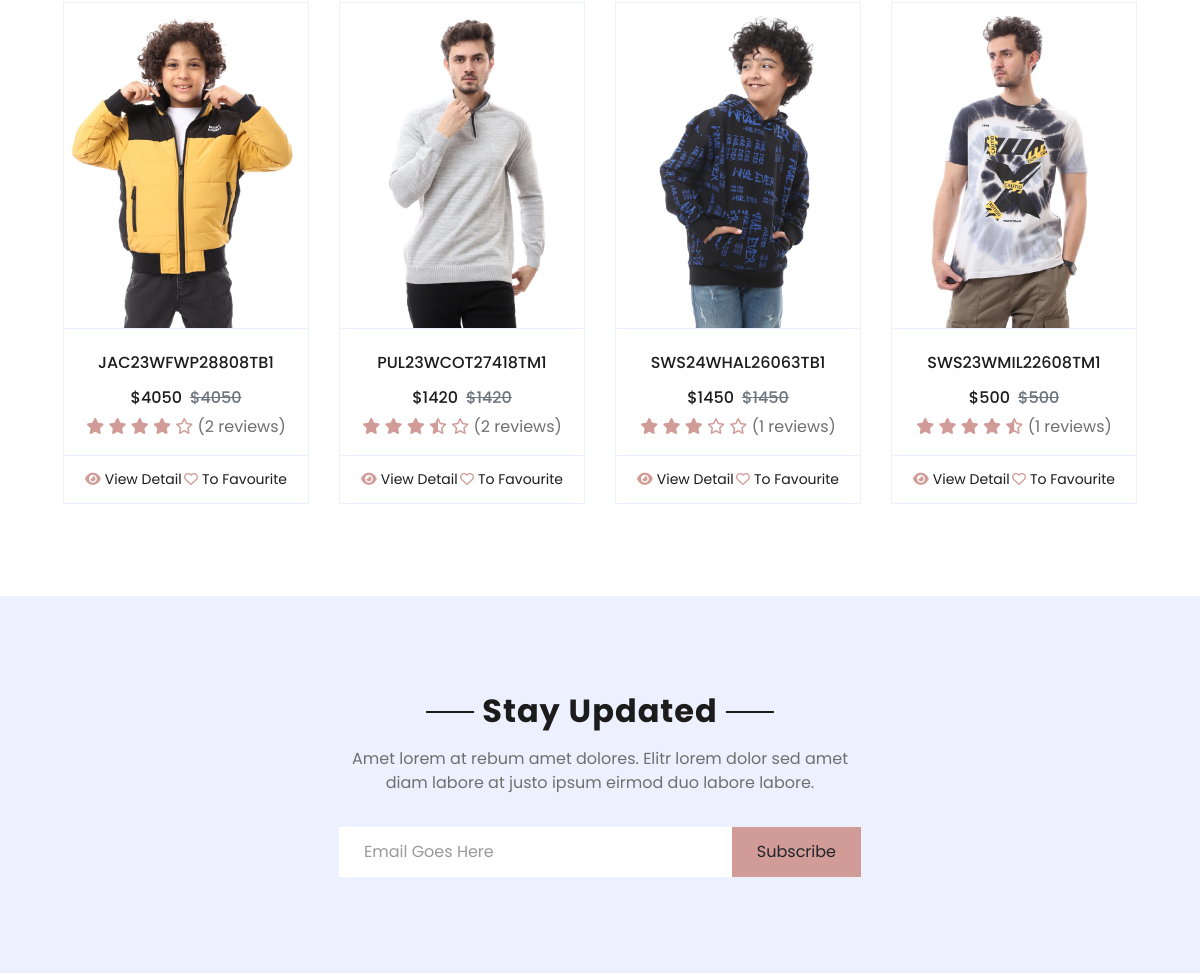
Before: / (middle part) with the older database file.
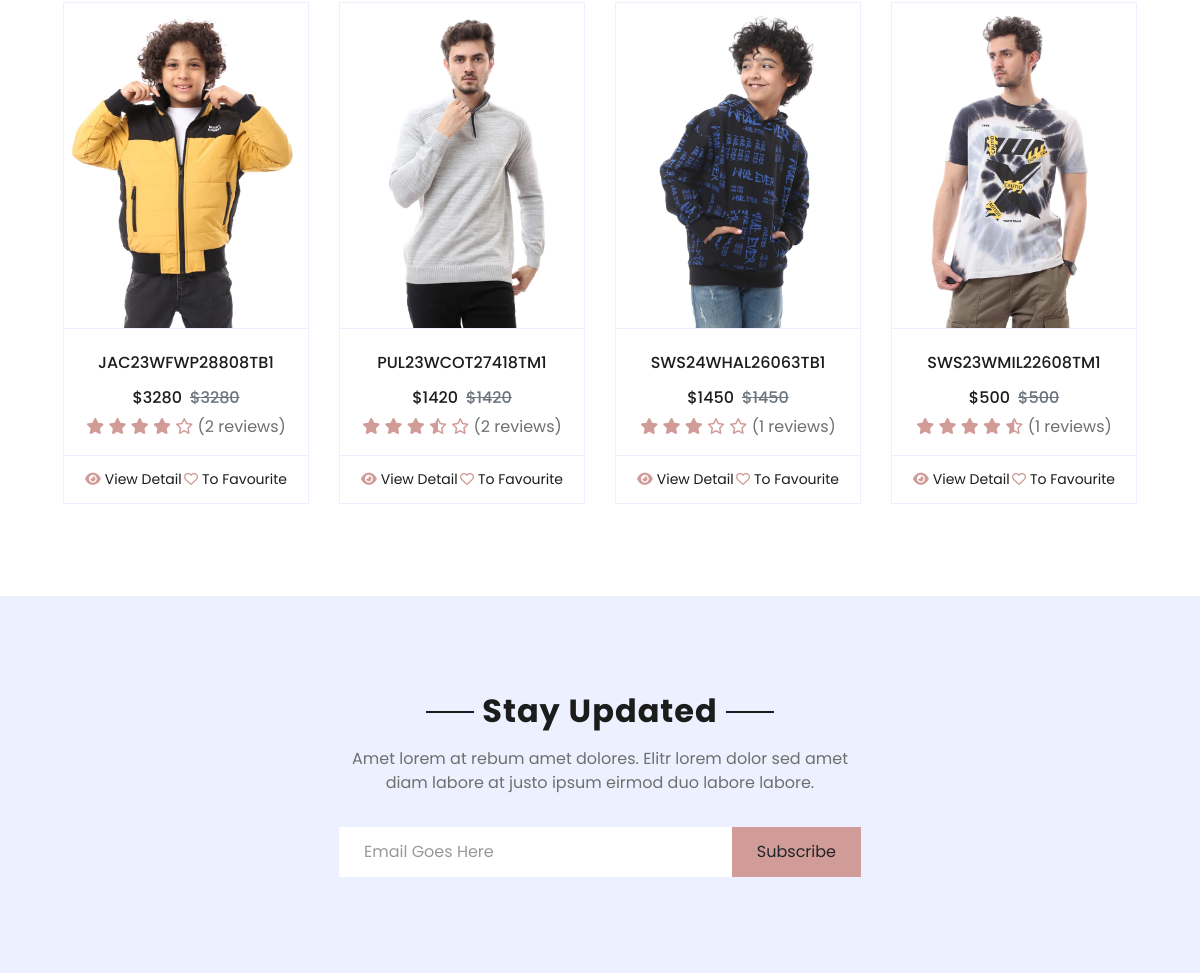
After: the same page with the newer database file.
### products/models.py (models this page shows, shortened)
class Product(models.Model):
    name = models.CharField(unique=True, max_length=50)
    image = models.ImageField(upload_to='product/')
    stock = models.IntegerField(default=1)
    price = models.IntegerField(default=0)
    discount = models.FloatField(default=0)
    description = models.TextField(max_length=10000)
    created_at = models.DateTimeField( default=timezone.now)
    slug = models.SlugField(null=True,blank=True , unique=True)
    views = models.PositiveIntegerField(default=0)
    is_available = models.BooleanField(default=True)
    tags = TaggableManager()
    subcategory = models.ForeignKey("Subcategory",related_name='product_subcategory',null=True,blank=True, on_delete=models.CASCADE)
    PRDBrand = models.ForeignKey('Brand' ,related_name='product_brand', on_delete=models.CASCADE , blank=True, null=True ,verbose_name=_("Brand "))
    like = models.ManyToManyField(User , blank=True,related_name='product_favourite')
    class Meta:
        ordering = ["name"]
    def avr_review(self):
        reviews = ReviewRating.objects.filter(product=self , status=True).aggregate(average=Avg('rating'))
        avg =0
        if reviews['average'] is not None:
            avg = float(reviews['average'])
        return avg
    def count_review(self):
        reviews = ReviewRating.objects.filter(product=self , status=True).aggregate(count=Count('rating'))
        count = 0
        if reviews['count'] is not None:
            count = int(reviews['count'])
        return count
    def get_absolute_url(self):
        return reverse("product_detail", args=[self.subcategory.id,self.slug])
    def __str__(self):
        return self.name

### settings/views.py (the view)
# urls.py: 2. Add a URL to urlpatterns:  path('', views.home, name='home')
def home(request):
    trandy_paroduct = Product.objects.all().order_by('-views')[:4]
    just_arrived = Product.objects.all().order_by('-created_at')[:4]
    category = Subcategory.objects.all().annotate(category_count=Count("product_subcategory"))[:3]
    context = {
        'trandy_product':trandy_paroduct,
        'just_arrived':just_arrived,
        'category':category,
    }
    return render(request , 'home.html' , context)

### accounts/favourite_context.py (called while the page is built, shortened)
def counter(request):
    product_count = 0
    return dict(product_count=product_count)

### carts/cart_context.py (called while the page is built)
def cart_count(request):
    cart_counter = 0
    if 'admin' in request.path:
        return{}
    else:
        try:
            cart = Cart.objects.filter(cart_id=_cart_id(request))
            if request.user.is_authenticated:
                cart_items = CartItem.objects.all().filter(user=request.user)
            else:
                cart_items = CartItem.objects.all().filter(cart=cart[:1])
            for cart_item in cart_items:
                cart_counter += cart_item.quantity
        except Cart.DoesNotExist :
            cart_counter = 0
    return dict(cart_counter=cart_counter)

### carts/views.py (called while the page is built)
def _cart_id(request):
    cart = request.session.session_key
    if not cart:
        cart = request.session.create()
    return cart

### products/models.py (called while the page is built)
    def __str__(self):
        return self.name

    def get_url(self):
        return reverse('product_by_subcategory',args=[self.id])

    def __str__(self):
        return self.name

    def get_url(self):
        return reverse('product_by_brand',args=[self.slug])

    def __str__(self):
        return self.BRDName

### settings/templates/home.html (shortened to what the changed rows need)
{% extends 'base.html' %}
{% load static %}
{% block body %}
<div class="container-fluid pt-5">
    <div class="row px-xl-5 pb-3">
        {% for product in trandy_product %}
        <div class="col-lg-3 col-md-6 col-sm-12 pb-1">
            <div class="card product-item border-0 mb-4">
                <div class="card-header product-img position-relative overflow-hidden bg-transparent border p-0">
                    <img class="img-fluid w-100" src="{{product.image.url}}" alt="">
                </div>
                <div class="card-body border-left border-right text-center p-0 pt-4 pb-3">
                    <h6 class="text-truncate mb-3">{{product}}</h6>
                    <div class="d-flex justify-content-center">
                        <h6>${{product.price}}</h6>
                        <h6 class="text-muted ml-2"><del>${{product.price}}</del></h6>
                    </div>
                    <div class="rating-star">
                                <span>
                                    <i class="fa fa-star{% if product.avr_review < 0.5%}-o{% elif product.avr_review >= 0.5 and product.avr_review < 1%}-half-o{%endif%}"
                                        aria-hidden="true"></i>
                                    <i class="fa fa-star{% if product.avr_review < 1.5%}-o{% elif product.avr_review >= 1.5 and product.avr_review < 2%}-half-o{%endif%}"
                                        aria-hidden="true"></i>
                                    <i class="fa fa-star{% if product.avr_review < 2.5%}-o{% elif product.avr_review >= 2.5 and product.avr_review < 3%}-half-o{%endif%}"
                                        aria-hidden="true"></i>
                                    <i class="fa fa-star{% if product.avr_review < 3.5%}-o{% elif product.avr_review >= 3.5 and product.avr_review < 4%}-half-o{%endif%}"
                                        aria-hidden="true"></i>
                                    <i class="fa fa-star{% if product.avr_review < 4.5%}-o{% elif product.avr_review >= 4.5 and product.avr_review < 5%}-half-o{%endif%}"
                                        aria-hidden="true"></i>
                                </span>({{product.count_review}} reviews)
                            </div>
                </div>
                <div class="card-footer d-flex justify-content-between bg-light border">
                    <a href="{{product.get_absolute_url}}" class="btn btn-sm text-dark p-0"><i
                            class="fas fa-eye text-primary mr-1"></i>View Detail</a>
                    {% if request.user in product.like.all %}
                            <a href="{% url 'add_to_favourit' product.id%}" class="btn btn-sm text-dark p-0"><i
                                    class="fa-solid fa-heart text-primary mr-1"></i>Remove</a>
                            {% else %}
                            <a href="{% url 'add_to_favourit' product.id%}" class="btn btn-sm text-dark p-0"><i
                                    class="fa-regular fa-heart text-primary mr-1"></i>To Favourite</a>
                            {% endif %}
                </div>
            </div>
        </div>
        {% endfor %}
    </div>
</div>
<div class="container-fluid bg-secondary my-5">
    <div class="row justify-content-md-center py-5 px-xl-5">
        <div id="main_form_div" class="col-md-6 col-12 py-5">
            <div class="text-center mb-2 pb-2">
                <h2 class="section-title px-5 mb-3"><span class="bg-secondary px-2">Stay Updated</span></h2>
            </div>
        </div>
    </div>
</div>
{% endblock body %}

Changed rows visible on the page:
changed Product "JAC23WFWP28808TB1": price "4050" → "3280"
